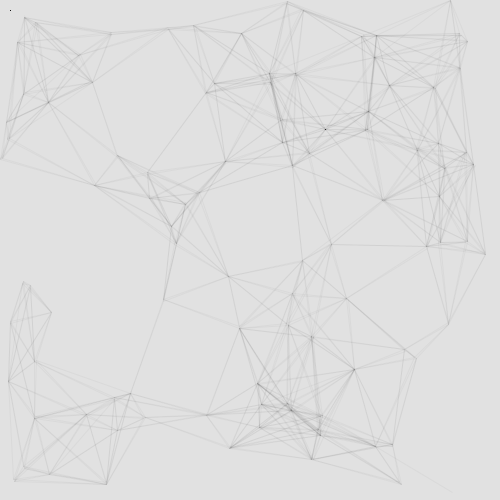
Frame 1 (no input)
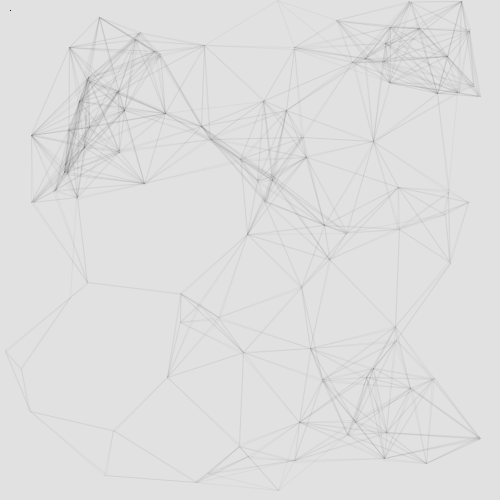
Frame 60 (the mouse pressed at the canvas centre just before this capture)
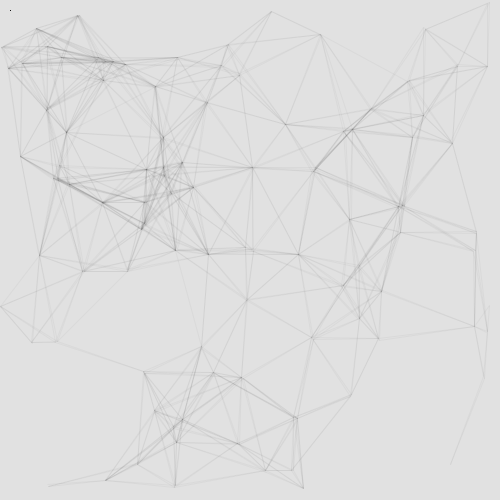
Frame 120 (the mouse held since frame 60 and released just before this capture)

The Processing sketch that drew these frames (run headless with seeded random() and noise(); from frame 60 on, the mouse is pressed at the canvas centre):

// Processing sketch: processing_117984
// ── processing_117984.pde

int NUM_THINGS = 100;
  
// creating an (empty) global array with a
// capacity of 10 elements of type Ball
Thing[] things = new Thing[NUM_THINGS];
  
void setup()
{
  size(500, 500);
  smooth();
  
  
  for (int i = 0; i < NUM_THINGS; i++)
  {
    things[i] = new Thing();   // populating the array
  
    things[i].x = random(0, width);
    things[i].y = random(0, height);
    things[i].direction = random(0, 360);
  }
}
  
void draw()
{
  //bg is not conceptually part of the class
  background(225);
  
  //call the method update everytime I draw
  for (int i = 0; i < NUM_THINGS; i++)
  {
    things[i].update();
  }
}
  
  
class Thing
{
  //parameters of my thing
  float myDiameter = 10;
  float x;
  float y;
  color col = #00FFFF;
  float speed = 2;
  float direction = 0;
  
  //Constructor function - same name as the class
  Thing()
  {
  /*
  like the setup in the main sketch the constructor function
  is executed once as soon as the object is created
  */
  }
  
  //method(s) for my thing
  void update()
  {
    /*
    convert direction into radians
     break it down to the sinus and cosinus
     which are the vertical and horizontal component
     of the angle then multiply for speed
     (because in trigonometry you always work with a radius of 1)
     */
    float dX = cos(radians(direction))*speed;
    float dY = sin(radians(direction))*speed;
  
    //the result are the steps in the vertical and horizontal direction
    x = x + dX;
    y = y + dY;
  
    //direction++;
  
    //managing borders
    if (x > width-10)
    {
      x = 0;
    }
  
    if (x < 0)
    {
      x = width-10;
    }
  
    if (y > height-10)
    {
      y = 0;
    }
  
    if (y < 0)
    {
      y = height-10;
    }
  
    //draw the thing 
    
     
    point(x, y);
    point(myDiameter, myDiameter);
  
    
    for (int i = 0; i < NUM_THINGS; i++)
    {
      //temporary variable to store the other
      Thing other = things[i];
  
      //it's not a good idea to make theinteract with itself
      //this points to the specific instance
      if (this != other)
      {
        //after I determine it's another thing I check the distance
        if (dist(x, y, other.x, other.y)<100)
        {
          //and do something
          stroke(0,9);
          triangle(x, y, other.x, other.y,x,y);
        }
      }
    }
 
    ////////////
  }
}
